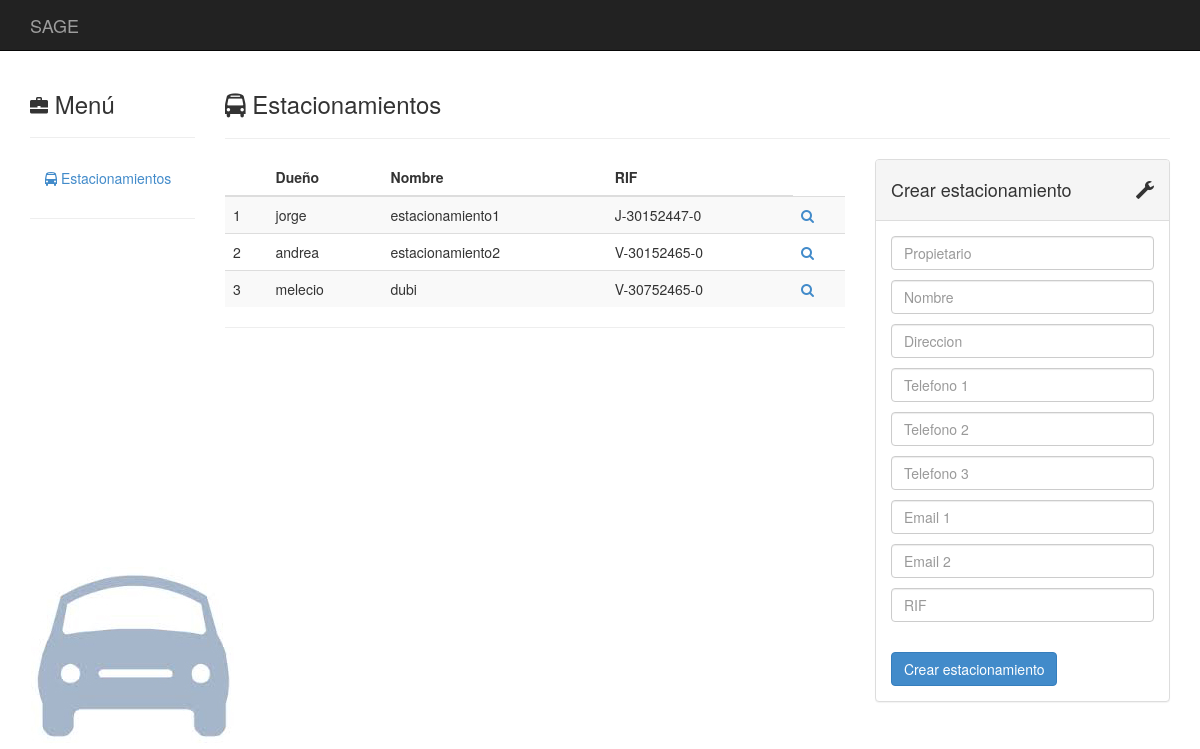
Before: /estacionamientos/ with the older database file.
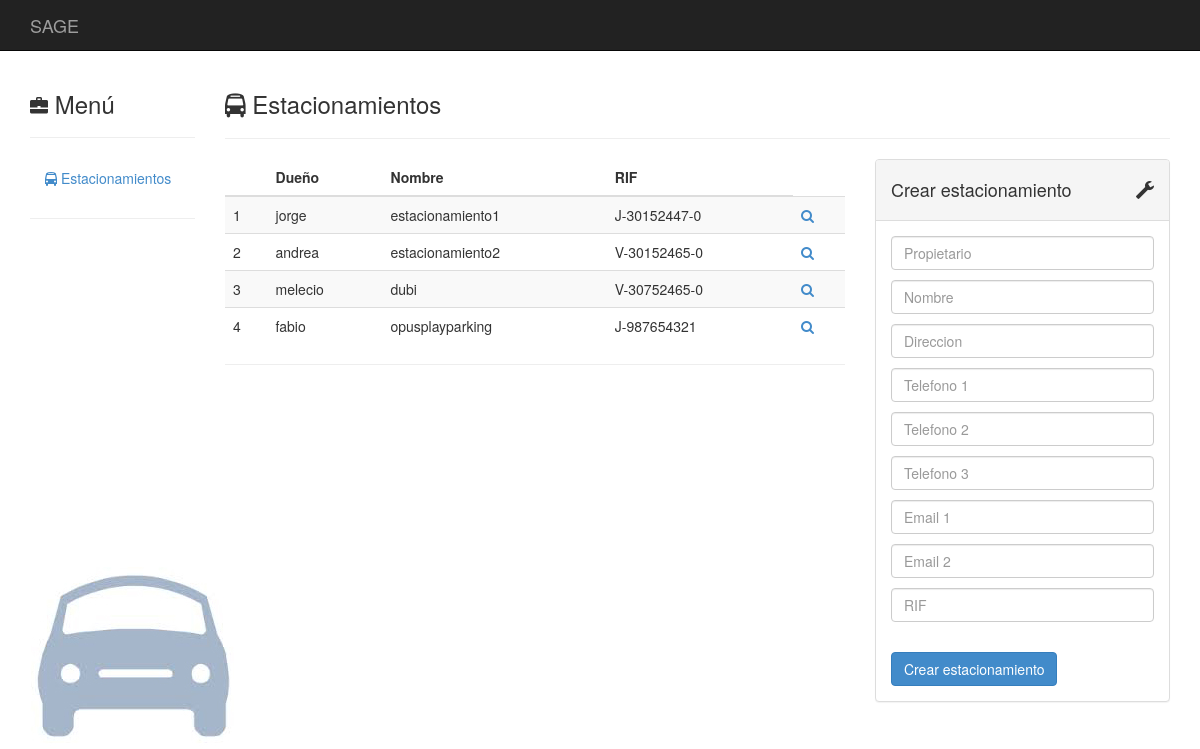
After: the same page with the newer database file.
### estacionamientos/models.py (models this page shows)
class Estacionamiento(models.Model):
	Propietario = models.CharField(max_length = 50, help_text = "Nombre Propio")
	Nombre = models.CharField(max_length = 50)
	Direccion = models.TextField(max_length = 120)
	Telefono_1 = models.CharField(blank = True, null = True, max_length = 30)
	Telefono_2 = models.CharField(blank = True, null = True, max_length = 30)
	Telefono_3 = models.CharField(blank = True, null = True, max_length = 30)
	Email_1 = models.EmailField(blank = True, null = True)
	Email_2 = models.EmailField(blank = True, null = True)
	Rif = models.CharField(max_length = 12)
	Tarifa = models.CharField(max_length = 50, blank = True, null = True)
	Apertura = models.TimeField(blank = True, null = True)
	Cierre = models.TimeField(blank = True, null = True)
	Reservas_Inicio = models.TimeField(blank = True, null = True)
	Reservas_Cierre = models.TimeField(blank = True, null = True)
	NroPuesto = models.IntegerField(blank = True, null = True)

### estacionamientos/views.py (the view)
def estacionamientos_all(request):
    global listaReserva
    listaReserva = []
    estacionamientos = Estacionamiento.objects.all()
    if request.method == 'POST':
            form = EstacionamientoForm(request.POST)
            if len(estacionamientos) >= 5:
                    return render(request, 'templateMensaje.html',
                                  {'color':'red', 'mensaje':'No se pueden agregar más estacionamientos'})
            if form.is_valid():
                obj = Estacionamiento(
                        Propietario = form.cleaned_data['propietario'],
                        Nombre = form.cleaned_data['nombre'],
                        Direccion = form.cleaned_data['direccion'],
                        Rif = form.cleaned_data['rif'],
                        Telefono_1 = form.cleaned_data['telefono_1'],
                        Telefono_2 = form.cleaned_data['telefono_2'],
                        Telefono_3 = form.cleaned_data['telefono_3'],
                        Email_1 = form.cleaned_data['email_1'],
                        Email_2 = form.cleaned_data['email_2']
                )
                obj.save()
                estacionamientos = Estacionamiento.objects.all()
    else:
        form = EstacionamientoForm()
    return render(request, 'base.html',{'form': form, 'estacionamientos': estacionamientos})

### templates/base.html (shortened to what this page needs)
{% load staticfiles %}
<!DOCTYPE html>
<html lang="es"><head>
    <link href="{% static 'css/bootstrap.min.css'%}" rel="stylesheet">
    <link href="{% static 'css/base.css'%}" rel="stylesheet">
    <link href="{% static 'css/font-awesome.min.css'%}" rel="stylesheet">
   </head>
    <div id="top-nav" class="navbar navbar-inverse navbar-static-top">
      <div class="container">
        <div class="navbar-header">
          <div class="navbar-brand" href="#">
            SAGE
          </div>
        </div>
        <div class="navbar-collapse collapse">
        </div>
      </div>
    </div>
    <div class="container">
      <div class="row">
        <div class="col-sm-2">
          <h3>
            <i class="glyphicon glyphicon-briefcase">
            </i>
            Menú
          </h3>
          <hr>
          <ul class="nav nav-stacked">
            <li>
              <a href=".">
                <i class="fa fa-bus"></i>
                Estacionamientos
              </a>
            </li>
          </ul>
          <hr>
        </div>
<div class="col-sm-10">
       <h3><i class="fa fa-bus"></i> Estacionamientos</h3>
       <hr>
     <div class="row">
       <div class="col-md-8">
      <table class="table table-striped">
      {% if estacionamientos %}
        <thead>
          <tr><th></th><th>Dueño</th><th>Nombre</th><th>RIF</th></tr>
        </thead>
        <tbody>
        {% for obj in estacionamientos %}
          <tr><td>{{forloop.counter}}</td><td>{{obj.Propietario}}</td><td>{{obj.Nombre}}</td><td>{{obj.Rif}}</td><td><a href="./{{obj.id}}"><i class="fa fa-search"></i></a> </td></tr>
        {% endfor %}
        </tbody>
        {% else %}
       <h3>No hay estacionamientos</h3>
      {% endif %}
      </table>
      <hr>
    </div><div class="col-md-4">
          <div class="panel panel-default">
            <div class="panel-heading">
              <div class="panel-title">
                <i class="glyphicon glyphicon-wrench pull-right">
                </i>
                <h4>
                  Crear estacionamiento
                </h4>
              </div>
            </div>
            <div class="panel-body">
              <form action="." method="post" class="form form-vertical">
              {% for field in form %}
                <div class="control-group">
                  <div class="controls">
                    <input type="text" class="form-control" name="{{field.name}}" placeholder="{{field.label}}" for="id_{{field.name}}"><p>
                  </div>
                </div>
              {% endfor %}
                <div class="control-group">
                  <div class="controls">
                    <button type="submit" class="btn btn-primary">
                      Crear estacionamiento
                    </button>
                  </div>
                </div>
              </form>
            </div>
          </div>
        </div></div>
    </div>
      </div>
    </div>
</body></html>

### static/css/base.css (style rules this page uses)
.navbar-static-top { margin-bottom:20px; }
i { font-size:18px; }

Changed rows visible on the page:
added Estacionamiento: Propietario "fabio", Nombre "opusplayparking", Rif "J-987654321"
